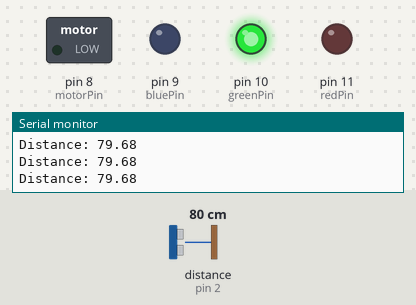
This sketch was run on a simulated Arduino Uno, built with avr-gcc and run on an emulated ATmega328P. On the bench: switched loads named in the sketch (green lamp = pin HIGH), output pins drawn as LEDs (lit = HIGH), the last lines printed to the serial monitor. Wiring (inferred from the names in the program): ultrasonic range finder: trigger pin 3; echo pin 2. Dashed ring = blinking. Inputs (shaded band) come from the test bench; at power-on: distance to the obstacle (sensor on pin 2) 80 cm. The echo pulse lasts 58.3 µs per cm; pins used as bus, display or sensor lines are not drawn.

Above: at 1.3 s.
1.4 s: distance to the obstacle (sensor on pin 2) set to 33 cm
3.2 s: distance to the obstacle (sensor on pin 2) set to 27 cm
At 4.5 s:
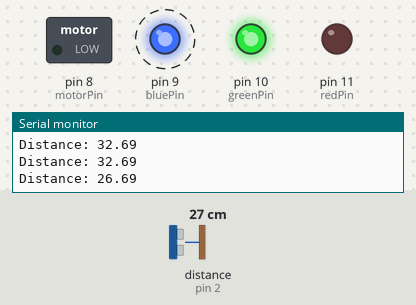
6.2 s: distance to the obstacle (sensor on pin 2) set to 12 cm
8.2 s: distance to the obstacle (sensor on pin 2) set to 9 cm
At 9.3 s:
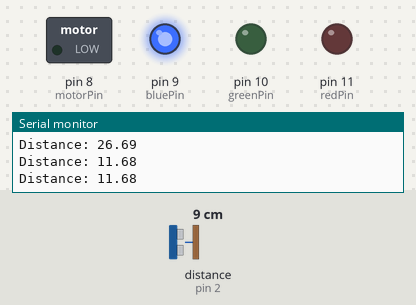
11.2 s: distance to the obstacle (sensor on pin 2) set to 18 cm
At 11.9 s:
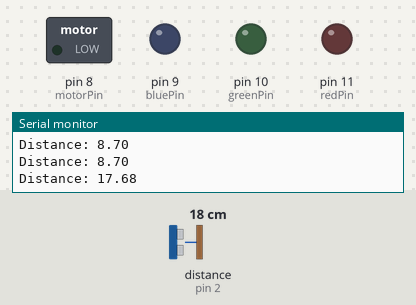
14.2 s: distance to the obstacle (sensor on pin 2) set to 2 cm
At 15.4 s:
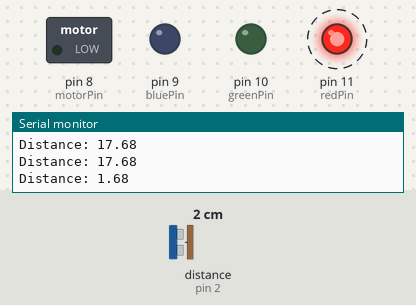
Timing chart, 0 to 18.2 s (numbered marks = the images above; inputs shaded):
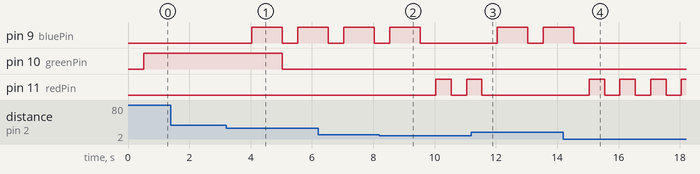

Measured:
- the behaviour switches between 31 and 30 cm on distance to the obstacle (sensor on pin 2) (found by bisection; images 0 and 1)
- the behaviour switches between 11 and 10 cm on distance to the obstacle (sensor on pin 2) (found by bisection; images 1 and 2)
- after the input at 3.2 s, pin 9 (bluePin): LOW → HIGH after 0.83 s, → LOW 1.0 s later, → HIGH 0.50 s later; pin 10 (greenPin): HIGH → LOW after 1.8 s
- after the input at 8.2 s, pin 9 (bluePin): goes on until 9.5 s, then stays LOW; pin 11 (redPin): LOW → HIGH after 1.8 s, → LOW 0.50 s later, → HIGH 0.50 s later
- after the input at 11.2 s, pin 9 (bluePin): LOW → HIGH after 0.84 s, → LOW 1.0 s later, → HIGH 0.50 s later; pin 11 (redPin): goes on until 11.5 s, then stays LOW
- after the input at 14.2 s, pin 9 (bluePin): goes on until 14.5 s, then stays LOW; pin 11 (redPin): alternates HIGH for 0.50 s and LOW for 0.50 s, starting after 0.85 s

The sketch:

distance_with_led.ino
```cpp
const int trigPin = 3;
const int echoPin = 2;

int redPin = 11;
int bluePin = 9;
int greenPin = 10;
int motorPin = 8;

float duration, distance;

void setup() {
  pinMode(trigPin, OUTPUT);
  pinMode(echoPin, INPUT);
  pinMode(motorPin, OUTPUT);
  pinMode(redPin, OUTPUT);
  pinMode(greenPin, OUTPUT);
  pinMode(bluePin, OUTPUT);

  digitalWrite(motorPin, LOW);

  Serial.begin(9600);
}

void loop() {
  // Send ultrasonic pulse
  digitalWrite(trigPin, LOW);
  delayMicroseconds(2);
  digitalWrite(trigPin, HIGH);
  delayMicroseconds(10);
  digitalWrite(trigPin, LOW);

  // Calculate duration and distance
  duration = pulseIn(echoPin, HIGH);
  distance = (duration * 0.0343) / 2;
  Serial.print("Distance: ");
  Serial.println(distance);
  delay(500);  // Reduce delay for better response time

  // Condition: Distance <= 10 cm (Close distance, Red LED)
  if (distance <= 10) {
    digitalWrite(redPin, HIGH);
    delay(500);  // Short delay for quick blinking
    digitalWrite(redPin, LOW);
  }
  // Condition: Distance between 10 cm and 30 cm (Medium distance, Blue LED)
  else if (distance > 10 && distance <= 30) {
    digitalWrite(bluePin, HIGH);
    delay(1000);  // Shorter delay for more frequent checking
    digitalWrite(bluePin, LOW);
  }
  // Condition: Distance > 30 cm (Far distance, Green LED)
  else {
    digitalWrite(greenPin, HIGH);
  }

  // Turn off LEDs if distance condition changes
  if (distance > 10) {
    digitalWrite(redPin, LOW);
  }
  if (distance <= 10 || distance > 30) {
    digitalWrite(bluePin, LOW);
  }
  if (distance <= 30) {
    digitalWrite(greenPin, LOW);
  }
}
```
